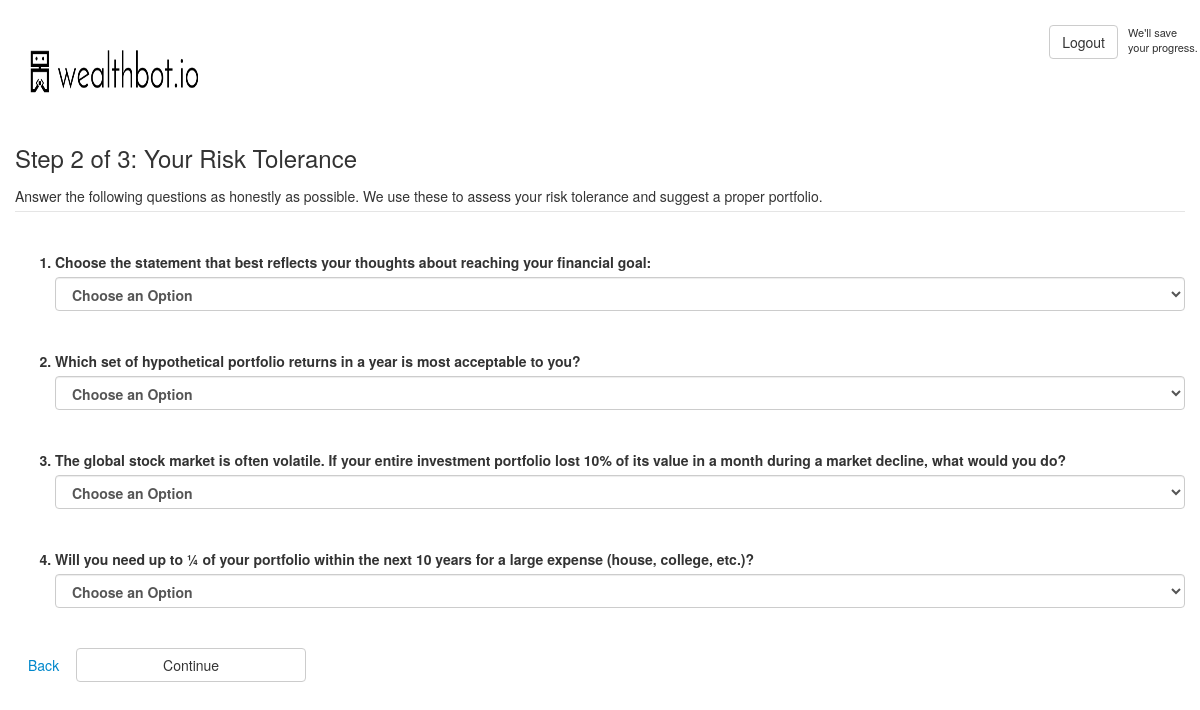
Screenshot of /client/profile/step-two (signed in) with the database file from the repository.
### ria/models/riskQuestion.py (models this page shows, shortened)
class RiskQuestion(models.Model):
    class Meta:
    	db_table = 'risk_questions'
    owner = models.ForeignKey('user.User', on_delete=models.CASCADE)
    title = models.CharField(max_length=255)
    description = models.CharField(max_length=255)
    is_withdraw_age_input = models.BooleanField()
    sequence = models.IntegerField()
    def getOwnerQuestionsOrAdminIfNotExists(self, ownerId, order='asc'):
        questions = self.getOrderedQuestionsByOwnerId(ownerId, order)
        if not questions:
            return self.getAdminQuestions(order)
        return questions
    def getOrderedQuestionsByOwnerId(self, ownerId, order='asc'):
        if order == 'asc':
            return RiskQuestion.objects.filter(owner_id=ownerId).order_by('sequence')
        else:
            return RiskQuestion.objects.filter(owner_id=ownerId).order_by('sequence').reverse()

### client/views/profile.py (the view)
# urls.py: path('client/profile/step-two', views.stepTwo, name='rx_client_profile_step_two'),
@login_required
def stepTwo(request):
	user = request.user
	if (user is None) or (not user.hasRole('ROLE_CLIENT')):
		raise Http404("Ria user does not exist.")
	if request.method == 'POST':
		form = ClientQuestionsForm(request.POST, user=user)
		if form.is_valid():
			ClientQuestionnaireAnswer.objects.filter(client_id=user.pk).delete()
			riaId = user.profile.ria_user.pk
			riskQuestion = RiskQuestion()
			questions = riskQuestion.getOwnerQuestionsOrAdminIfNotExists(ownerId=riaId)
			withdrawAge = 0
			answers = []
			for question in questions:
				data = form.cleaned_data['answer_{}'.format(question.pk)]
				answer = {
					'question': question
				}
				if question.is_withdraw_age_input:
					withdrawAge = int(data) # Suspect problem in original wealthbot code using answer instead of data
					diff = datetime.date.today() - user.profile.birth_date
					age = int(diff.days / 365.25)
					ageDiff = withdrawAge - age
					answer['data'] = ageDiff
				else:
					riskAnswer = get_object_or_404(RiskAnswer, pk=int(data))
					answer['data'] = riskAnswer
				answers.append(answer)
			riskToleranceManager = RiskToleranceManager(user=user, answers=answers)
			riskToleranceManager.saveUserAnswers()
			if (not request.is_ajax()):
				suggestedModel = riskToleranceManager.getSuggestedPortfolio()
				profile = user.profile
				profile.withdraw_age = withdrawAge
				clientPortfolioManager = ClientPortfolioManager()
				clientPortfolioManager.proposePortfolio(client=user, portfolio=suggestedModel)
				profile.save()
			profile = user.profile
			profile.registration_step = 2
			profile.save()
			return redirect('rx_client_profile_step_three')
		else:
			print('Form is not valid')
	else:
		form = ClientQuestionsForm(user=user)
	context = {
		'form': form,
		'ria_company_information': user.profile.ria_user.riacompanyinformation
	}
	return render(request, 'client/profile_step_two.html', context)

### client/forms/clientQuestions.py
class ClientQuestionsForm(RiskQuestionsForm):
	user = None
	questions = RiskQuestion.objects.none()
	def __init__(self, *args, **kwargs):
		super(ClientQuestionsForm, self).__init__(*args, **kwargs)
		for question in self.questions:
			if question.is_withdraw_age_input:
				self.fields['answer_{}'.format(question.pk)] = forms.CharField(
					label=question.title,
					initial=self.user.profile.withdraw_age
				)
			else:
				userAnswer = ClientQuestionnaireAnswer.objects.filter(
					client_id=self.user.pk,
					question_id=question.pk
				).first()
				placeholder = 'Choose an Option'
				if userAnswer is not None:
					userAnswer = userAnswer.answer # Get the RiskAnswer object
					placeholder = False
				answers = [('', 'Choose an Option'),]
				for answer in question.riskanswer_set.all():
					answers.append((answer.pk, answer.title))
				self.fields['answer_{}'.format(question.pk)] = forms.ChoiceField(
					label=question.title,
					choices=answers,
					initial=userAnswer,
				)
				self.fields['answer_{}'.format(question.pk)].widget.attrs = {
					'placeholder': placeholder,
					'class': 'form-control',
				}

### ria/models/riskAnswer.py (called while the page is built)
    def __str__(self):
    	return str(self.pk) + ": " + self.title

### user/models/user.py (called while the page is built)
    def hasRole(self, role):
        return self.role_set.filter(name=role.upper()).exists()

### client/templates/client/profile_step_two.html (shortened to what this page needs)
{% extends 'client/profile_client_intake.html' %}
{% block body %}
    <div class="row margin-top-25">
        <div class="col-md-12">
            <div class="row">
                <div class="col-md-10">
                    <img class="img-rounded w200h100" src="{% url 'rx_file_download' ria_company_information.ria_user.id %}">
                </div>
                <div class="save-and-logout">
                    <a class="btn btn-default"  id="reg_save_btn" href="{% url 'fos_user_security_logout' %}">Logout</a>
                    <span class="help-block">We'll save your progress.</span>
                </div>
            </div>
        </div>
    </div>
    <div class="row" xmlns="http://www.w3.org/1999/html">
        <div class="col-md-10">
            <h3>Step 2 of 3: Your Risk Tolerance</h3>
        </div>
    </div>
    <legend><p>Answer the following questions as honestly as possible. We use these to assess your risk tolerance and suggest a proper portfolio.</p></legend>
    <form action="{% url 'rx_client_profile_step_two' %}" method="post" data-presave="true" data-save="true">
        <ol class="client-riskquestions" type="1">
            {% for field in form %}
                <li class="client-riskquestions">
                    {{ field.label_tag }} {{ field }}
                </li>
            {% endfor %}
        </ol>
        <div class="form-actions">
            <a class="btn btn-inverse" href="{% url 'rx_client_profile_step_one' %}">Back</a>
            <input class="btn btn-default"  type="submit" name="Continue" value="Continue"/>
        </div>
    </form>
{% endblock %}

### static/css/styles.css (style rules this page uses)
html, body { color: #333; font-size: 14px; height: 100% }
p { font-size: 14px; margin: 5px 0px 5px 0px; line-height: 20px; }
a { cursor:pointer; color: #0088CC; }
input { width:230px; }
input.btn { margin: 0px; }
.margin-top-25 { margin-top: 25px; }
.help-block, .help-inline { color: #333333; }
li.client-riskquestions { margin: 40px 0px 40px 0px; }
ol.client-riskquestions { font-weight: bold; }
.save-and-logout { float: right; }
.save-and-logout .help-block { font-size: 11px; line-height: 15px; float: left; margin: 0 0 0 10px; width: 72px; }
#reg_save_btn { float: left; }
.w200h100 { width: 200px !important; height: 100px !important; }

### rows the page displays
RiskQuestion: label_tag "Choose the statement that best reflects your thoughts about reaching your financial goal:"
RiskQuestion: label_tag "Which set of hypothetical portfolio returns in a year is most acceptable to you?"
RiskQuestion: label_tag "The global stock market is often volatile. If your entire investment portfolio lost 10% of its value in a month during a market decline, what would you do?"
RiskQuestion: label_tag "Will you need up to ¼ of your portfolio within the next 10 years for a large expense (house, college, etc.)?"
